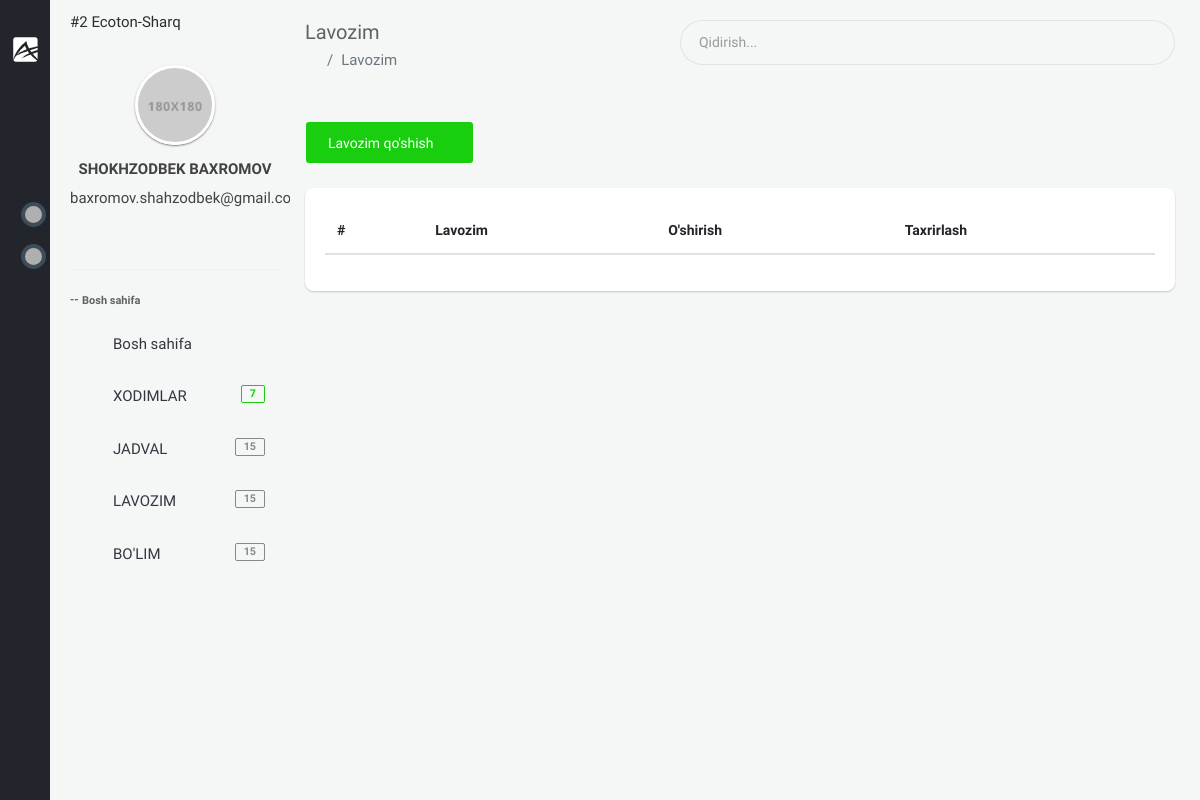
The app's page /backoffice/position (signed in), older data.
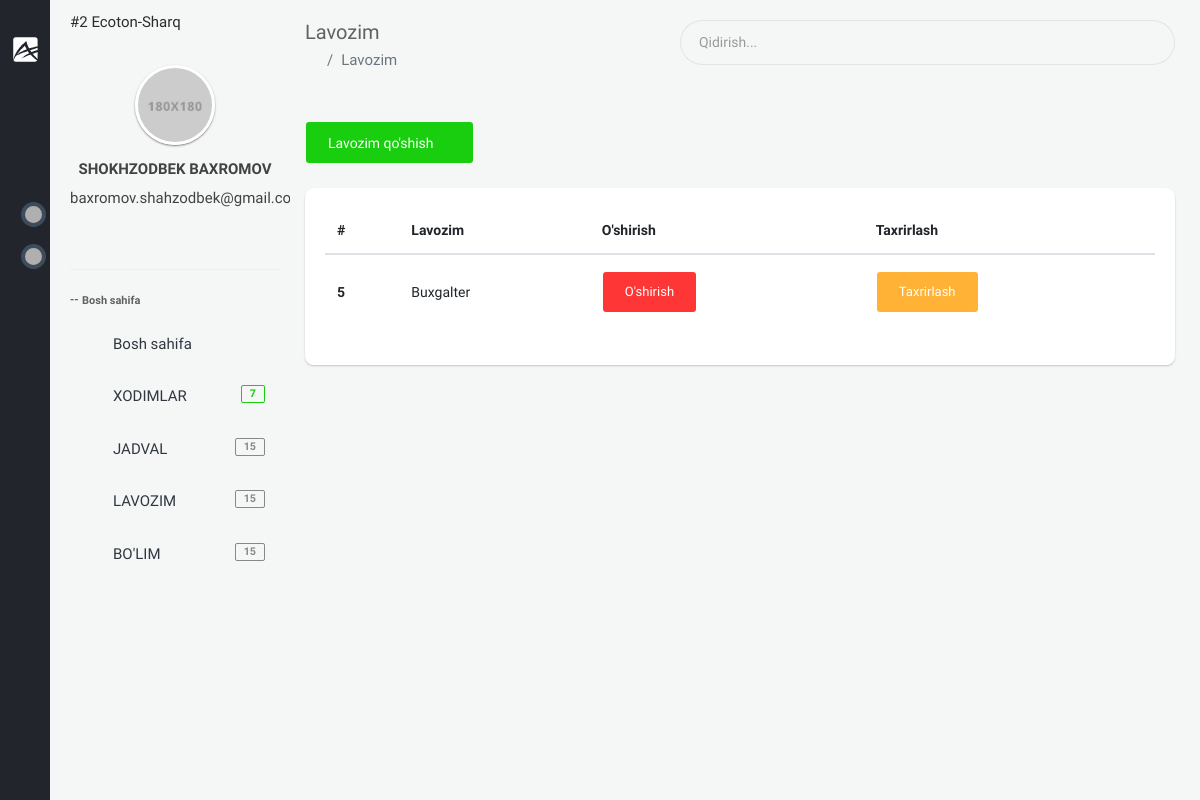
The same page, newer data.
### app/models.py (models this page shows, shortened)
class Position(models.Model):
    name = models.CharField(max_length=255, verbose_name="Lavozim nomi")
    company = models.ForeignKey(Company, on_delete=models.CASCADE, verbose_name='Kompaniya')
    created_at = models.DateTimeField(auto_now_add=True)
    class Meta:
        ordering = ['-created_at']
        verbose_name_plural = "Lavozim"

### backoffice/views.py (the view)
# urls.py: path('position', views.PositionListView.as_view(), name="position"),
class PositionListView(LoginRequiredMixin, generic.ListView):
    template_name = 'backoffice/pages/department/list.html'
    queryset = models.Position.objects.all()
    def get_context_data(self, *, object_list=None, **kwargs):
        position = super(PositionListView, self).get_context_data(**kwargs)
        company = self.request.user.company
        position['positions'] = models.Position.objects.filter(company=company).order_by('-created_at')
        return position

### app/models.py (called while the page is built)
    def __str__(self):
        return f'#{self.id}  {self.name}'

### templates/backoffice/pages/department/list.html (shortened to what this page needs)
{% extends 'backoffice/base.html' %}
{% block content %}
    <section class="content">
        <div class="container-fluid">
            <div class="block-header">
                <div class="row clearfix">
                    <div class="col-lg-5 col-md-5 col-sm-12">
                        <h2>Lavozim</h2>
                        <ul class="breadcrumb padding-0">
                            <li class="breadcrumb-item"><a href="create.html"><i class="zmdi zmdi-home"></i></a></li>
                            <li class="breadcrumb-item active">Lavozim</li>
                        </ul>
                    </div>
                    <div class="col-lg-7 col-md-7 col-sm-12">
                        <div class="input-group m-b-0">
                            <input type="text" class="form-control" placeholder="Qidirish...">
                            <span class="input-group-addon">
                            <i class="zmdi zmdi-search"></i>
                        </span>
                        </div>
                    </div>
                </div>
            </div>
            <div class="row clearfix">
                <div class="col-lg-12 col-md-12 col-sm-12">
                    <div class="card">
                        <div class="header">
                            <a href="{% url 'position_create' %}" class="btn btn-success">Lavozim qo'shish <i class="zmdi zmdi-plus"></i></a>
                        </div>
                        <div class="body table-responsive">
                            <table class="table table-hover">
                                <thead>
                                <tr>
                                    <th>#</th>
                                    <th>Lavozim</th>
                                    <th>O'shirish</th>
                                    <th>Taxrirlash</th>
                                </tr>
                                </thead>
                                <tbody>
                                {% for position in positions %}
                                    <tr>
                                        <th scope="row">{{ position.id }}</th>
                                        <td>
                                            {{ position.name }}
                                        </td>
                                        <td>
                                            <form action="{% url 'position_delete' pk=position.pk %}" method="POST">
                                                <input class="btn btn-default btn-danger" type="submit" value="O'shirish"/>
                                            </form>
                                        </td>
                                    <td>
                                        <a href="{% url 'position_update' position.id %}" class="btn btn-warning">Taxrirlash</a>
                                    </td>
                                    </tr>
                                {% endfor %}
                                </tbody>
                            </table>
                        </div>
                    </div>
                </div>
            </div>
        </div>
    </section>
{% endblock %}

Row changes from the older to the newer data that the page shows:
added Position: id "5", name "Buxgalter"
